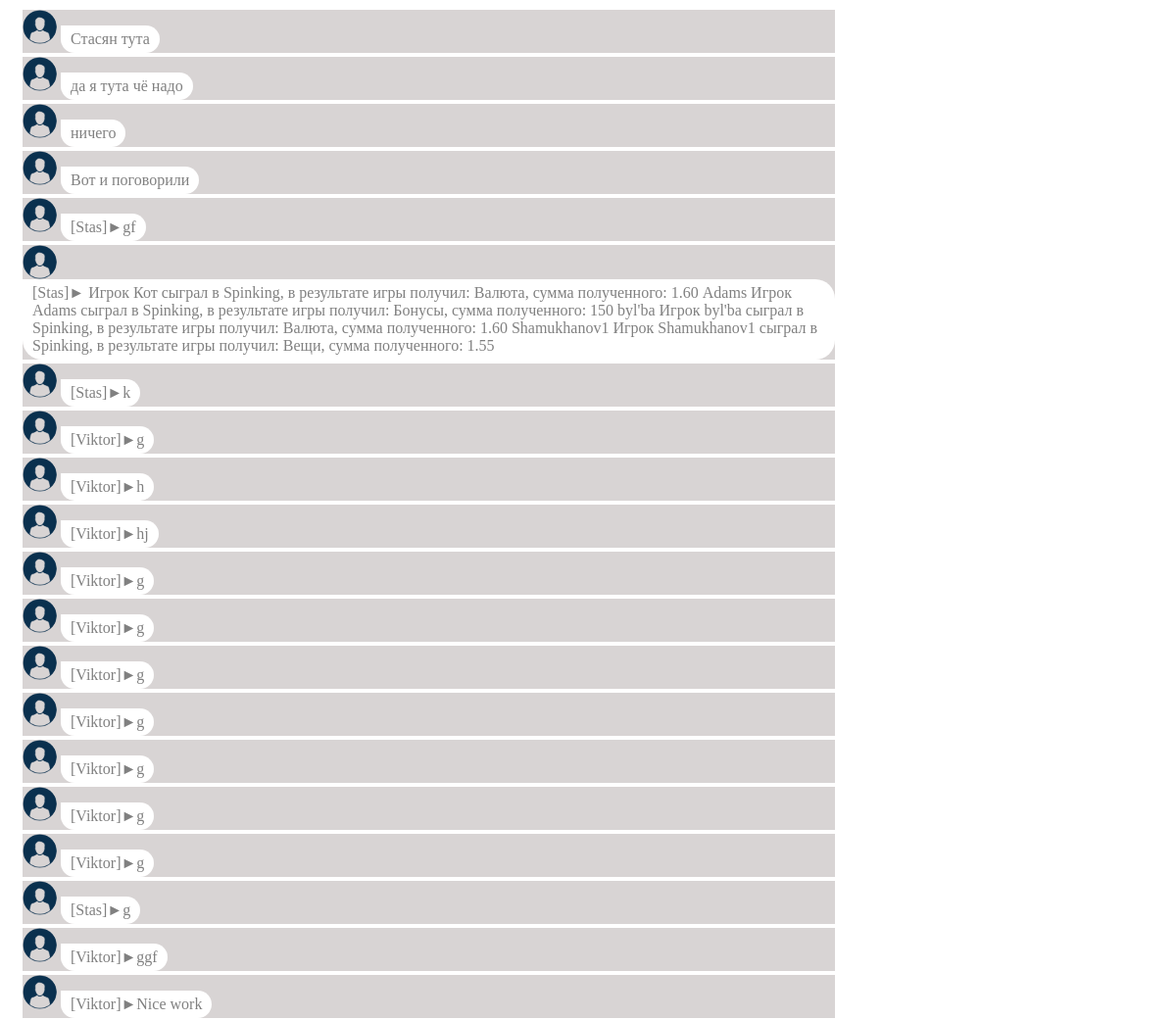
Screenshot of /Dashboard/General_Message/chat.php with the database file from the repository.
### tables this page shows
CREATE TABLE `public_messages` (
  `Msg_ID` int(11) NOT NULL,
  `Sender` tinytext NOT NULL,
  `Message` longtext NOT NULL,
  `date` timestamp NOT NULL DEFAULT current_timestamp()
);

### Dashboard/General_Message/chat.php (the view, shortened to what this page needs)
<head>
</head>
<?php
  $host = "localhost";
  $user = "root";
  $password = "";
  $database = "solid";
  $connection_String = mysqli_connect($host,$user,$password,$database);
	$users_last_name = $_COOKIE["users_last_name"];
  require "db.php";
  $query = "SELECT * FROM public_messages ORDER BY Msg_ID ASC";
  $run = $connection_string->query($query);
  while($row = $run->fetch_array()) :
    $username = $row["Sender"];
  	$profile_pic_query = "SELECT * FROM users_table WHERE user_fname = '$username' AND user_lname = '$users_last_name'";
  	$execute_command_query = mysqli_query($connection_String,$profile_pic_query);
    $get_profile = mysqli_fetch_assoc($execute_command_query);
  if($row["Sender"]==$_COOKIE["user_first_name"]){
    if($get_profile["Profile_Picture"]==""){
       echo "<div class='sender'><span class='original_sender'><div class='shape_sender'>".$row["Message"]."</div></span><img class='general_profile_sender' src='../Profile_Pictures/default.png' height='35' width='35' title='".$row["Sender"]."'/></div>";
    }else{
        $username_picture = $get_profile["Profile_Picture"];
        echo "<div class='sender'><span class='original_sender'><div class='shape_sender'>".$row["Message"]."</div></span><img class='general_profile_sender' src='../Profile_Pictures/$username_picture' height='35' width='35' title='".$row["Sender"]."'/></div>";
    }
 }else{
 	if($get_profile["Profile_Picture"]==""){
       echo "<div class='receiver'><img class='general_profile_receiver' src='../Profile_Pictures/default.png' height='35' width='35' title='".$row["Sender"]."'/><span class='original_receiver'><div class='shape_receiver'>".$row["Message"]."</div></span></div>";
    }
 }
 endwhile; ?>

### Dashboard/General_Message/chat.php (style rules this page uses)
.sender,.receiver { background-color: #d8d4d4; width: 70%; margin-top: 2px; margin-bottom: 2px; }
.receiver { float: left; text-align: left; margin-left: 15px; }
div[class="shape_receiver"] { background-color: white; padding: 5px 10px 5px 10px; border-radius: 0px 20px 20px 20px; }
span[class="original_receiver"] { color: gray; display: inline-block; text-align: left; }
.general_profile_receiver { border-radius: 50%; margin-right: 4px; }

### rows the page displays
public_messages: Message "Стасян тута"
public_messages: Message "да я тута чё надо"
public_messages: Message "ничего"
public_messages: Message "Вот и поговорили"
public_messages: Message "[Stas]►gf"
public_messages: Message "[Stas]► Игрок Кот сыграл в Spinking, в результате игры получил: Валюта, сумма полученного: 1.60 Adams Игрок Adams сыграл в Spinking, в результате игры получил: Бонусы, сумма полученного: 150 byl'ba Игрок byl'ba сыграл в Spinking, в результате игры получил: Валюта, сумма полученного: 1.60 Shamukhanov1 Игрок Shamukhanov1 сыграл в Spinking, в результате игры получил: Вещи, сумма полученного: 1.55"
public_messages: Message "[Stas]►k"
public_messages: Message "[Viktor]►g"
public_messages: Message "[Viktor]►h"
public_messages: Message "[Viktor]►hj"
public_messages: Message "[Viktor]►g"
public_messages: Message "[Viktor]►g"
public_messages: Message "[Viktor]►g"
public_messages: Message "[Viktor]►g"
public_messages: Message "[Viktor]►g"
public_messages: Message "[Viktor]►g"
public_messages: Message "[Viktor]►g"
public_messages: Message "[Stas]►g"
public_messages: Message "[Viktor]►ggf"
public_messages: Message "[Viktor]►Nice work"
